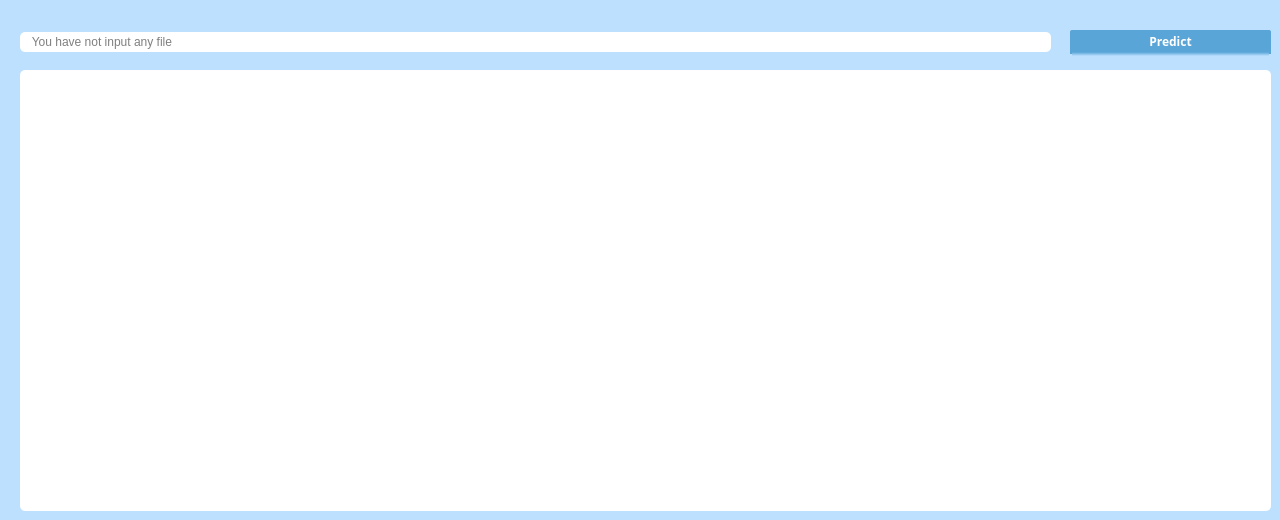
   <widget class="QWidget" name="tab_3">
    <property name="styleSheet">
     <string notr="true">background-color: rgba(189, 224, 254, 1)</string>
    </property>
    <attribute name="title">
     <string>Predict Data</string>
    </attribute>
    <widget class="QTableView" name="tableViewPredict">
     <property name="geometry">
      <rect>
       <x>20</x>
       <y>70</y>
       <width>1251</width>
       <height>441</height>
      </rect>
     </property>
     <property name="styleSheet">
      <string notr="true">QTableView
{background-color: rgb(255, 255, 255);
font: 8pt &quot;MS Shell Dlg 2&quot;;
border-radius:5px;
}
QScrollBar::horizontal
{
background-color: rgb(227, 227, 227);
}
QScrollBar::handle:horizontal
{
background-color: rgb(186, 186, 186);
}
QScrollBar::vertical
{
background-color: rgb(227, 227, 227);
}
QScrollBar::handle:vertical
{
background-color: rgb(186, 186, 186);
}
</string>
     </property>
    </widget>
    <widget class="QLineEdit" name="PathLinePredict">
     <property name="geometry">
      <rect>
       <x>20</x>
       <y>32</y>
       <width>1031</width>
       <height>20</height>
      </rect>
     </property>
     <property name="styleSheet">
      <string notr="true">background-color: rgb(255, 255, 255);
border-radius:5px;</string>
     </property>
     <property name="placeholderText">
      <string>   You have not input any file</string>
     </property>
    </widget>
    <widget class="QPushButton" name="PredictButton">
     <property name="geometry">
      <rect>
       <x>1070</x>
       <y>30</y>
       <width>201</width>
       <height>26</height>
      </rect>
     </property>
     <property name="font">
      <font>
       <family>Segoe UI Semibold</family>
       <pointsize>9</pointsize>
       <weight>81</weight>
       <italic>false</italic>
       <bold>true</bold>
      </font>
     </property>
     <property name="styleSheet">
      <string notr="true">QPushButton
 {
background-color: rgba(89, 165, 216, 1);
color: rgb(255, 255, 255);
font: 650 9pt &quot;Segoe UI Semibold&quot;;
border-radius:1.5px;
border-style:solid;
border-bottom-width:4px;
border-right-widt:3px;
border-right-color: qlineargradient(spread:pad, x1:0, y1:0, x2:1, y2:1,  stop:0 rgba(89, 165, 216, 1), stop:1 rgba(189, 224, 254, 1));
border-bottom-color: qlineargradient(spread:pad, x1:0.301136, y1:0.034, x2:0.301, y2:1, stop:0 rgba(89, 165, 216, 1), stop:1 rgba(189, 224, 254, 1));
}

QPushButton:pressed
{
background-color:rgba(85, 92, 132, 1)
}
</string>
     </property>
     <property name="text">
      <string>Predict</string>
     </property>
    </widget>
   </widget>
